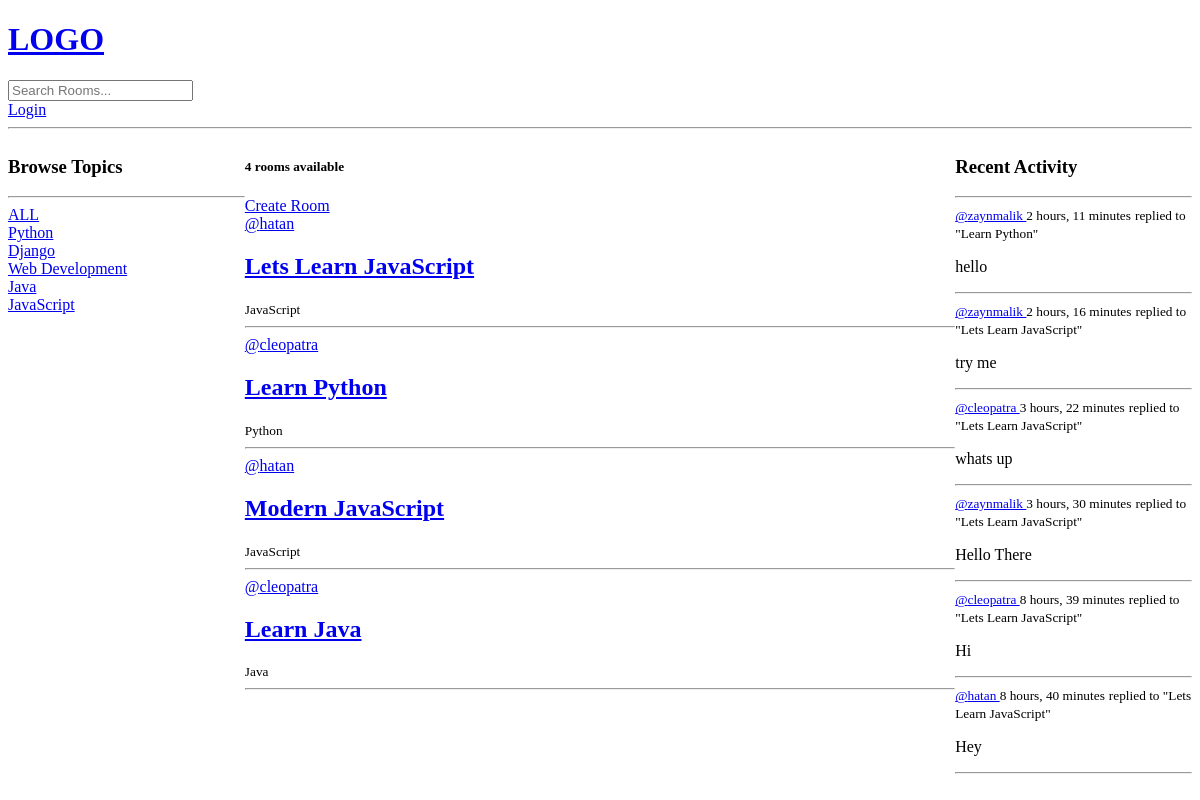
The app's page /, older data.
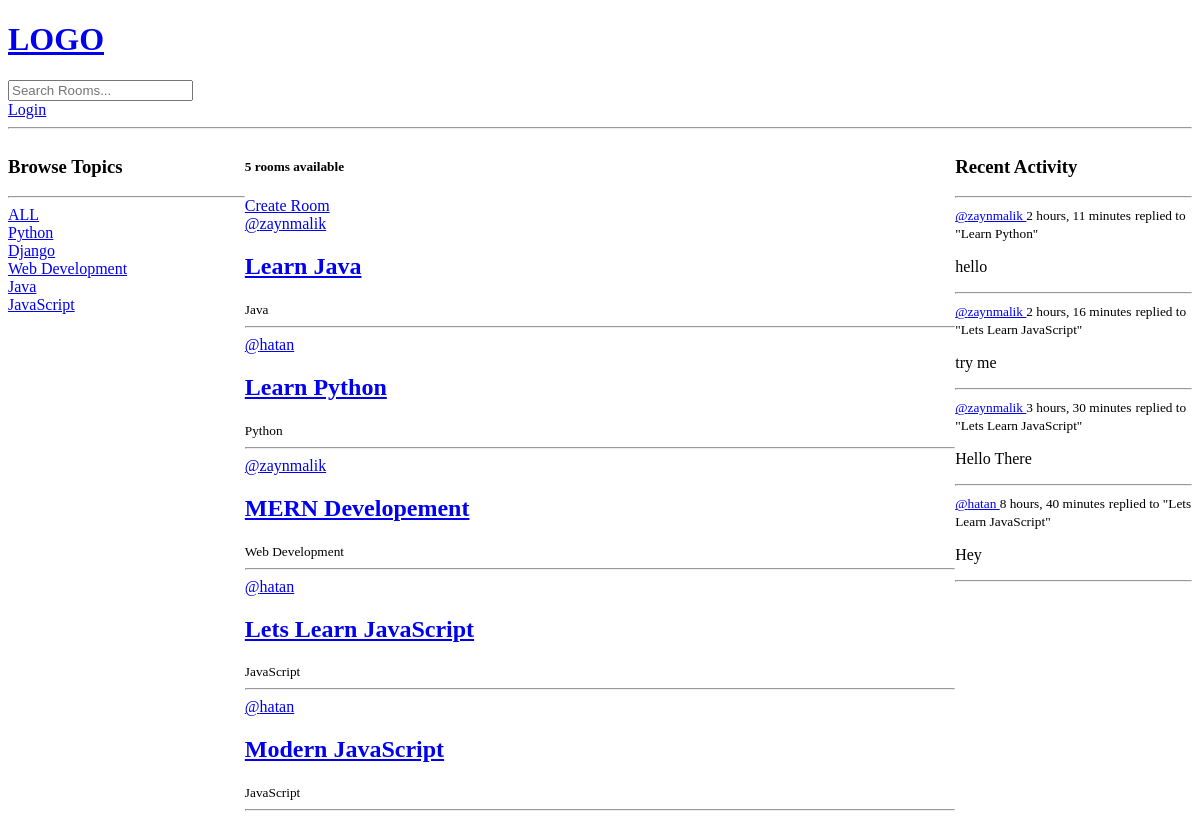
The same page, newer data.
### base/models.py (models this page shows, shortened)
class Topic(models.Model):
    name = models.CharField(max_length=200)

class Room(models.Model):
    host = models.ForeignKey(User, on_delete=models.SET_NULL, null=True)
    topic = models.ForeignKey(Topic, on_delete=models.SET_NULL, null=True)
    name = models.CharField(max_length=200)
    description = models.TextField(null=True, blank=True)
    participants = models.ManyToManyField(User, related_name='participants', blank=True)
    updated = models.DateTimeField(auto_now=True)
    created = models.DateTimeField(auto_now_add=True)
    class Meta:
        ordering = ['-updated', '-created']
    def __str__(self):
        return self.name

class Message(models.Model):
    user = models.ForeignKey(User, on_delete=models.CASCADE)
    room = models.ForeignKey(Room, on_delete=models.CASCADE)
    body = models.TextField()
    updated = models.DateTimeField(auto_now=True)
    created = models.DateTimeField(auto_now_add=True)
    class Meta:
        ordering = ['-updated', '-created']
    def __str__(self):
        return self.body[0:50]

### base/views.py (the view)
# urls.py: 2. Add a URL to urlpatterns:  path('', views.home, name='home')
def home(request):
    q = request.GET.get('q') if request.GET.get('q') != None else ''
    rooms = Room.objects.filter(
        Q(topic__name__icontains=q) |
        Q(name__icontains=q) |
        Q(description__icontains=q)
    )
    topics = Topic.objects.all()
    room_count = rooms.count()
    room_messages = Message.objects.filter(Q(room__topic__name__icontains=q))
    context = {'rooms': rooms, 'topics': topics,
               'room_count': room_count, 'room_messages': room_messages}
    return render(request, 'base/home.html', context)

### base/templates/base/home.html (shortened to what this page needs)
{% extends 'index.html' %}
{% block content %}
<div class="home-container">
  <div>
    {% include 'base/topics_component.html' %}
  </div>
  <div>
    <h5>{{room_count}} rooms available</h5>
    <a href="{% url 'create-room' %}">Create Room</a>
    {% include 'base/feeds_component.html' %}
  </div>
  <div>
    {% include 'base/activity_component.html' %}
  </div>
</div>
{% endblock %}

### base/templates/base/topics_component.html
<h3>Browse Topics</h3>
<hr>
<div>
  <a href="{% url 'home' %}">ALL</a>
</div>
{% for topic in topics %}
<div>
  <a href="{% url 'home' %}?q={{topic.name}}">{{topic.name}}</a>
</div>
{% endfor %}

### base/templates/base/feeds_component.html (shortened to what this page needs)
<div>
  {% for room in rooms %}
  <div>
    <a href="{% url 'user-profile' room.id %}">@{{room.host.username}}</a>
    <h2><a href="{% url 'room' room.id %}">{{room.name}}</h2></a>
    <small>{{room.topic.name}}</small>
    <hr>
  </div>
  {% endfor %}
</div>

### base/templates/base/activity_component.html (shortened to what this page needs)
<h3>Recent Activity</h3>
<hr>
{% for message in room_messages %}
<div>
  <small><a href="{% url 'user-profile' message.user.id %}">@{{message.user}} </a> {{message.created|timesince}}</small>
  <small>replied to "{{message.room}}"</small>
  <p>{{message}}</p>
  <hr>
</div>
{% endfor %}

Row changes from the older to the newer data that the page shows:
removed Message: user "cleopatra", created "3 hours, 22 minutes", room "Lets Learn JavaScript", body "whats up"
removed Message: user "cleopatra", created "8 hours, 39 minutes", room "Lets Learn JavaScript", body "Hi"
changed Room "Learn Java": host.username "cleopatra" → "zaynmalik"; moves up the list
changed Room "Learn Python": host.username "cleopatra" → "hatan"; moves down the list
added Room: host.username "zaynmalik", name "MERN Developement", topic.name "Web Development"
Text that changed along with them:
{{ room_count }}: "4" → "5"
